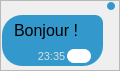
               <widget class="QFrame" name="bubble_container_2">
                <property name="geometry">
                 <rect>
                  <x>120</x>
                  <y>20</y>
                  <width>120</width>
                  <height>71</height>
                 </rect>
                </property>
                <property name="sizePolicy">
                 <sizepolicy hsizetype="Preferred" vsizetype="Preferred">
                  <horstretch>0</horstretch>
                  <verstretch>0</verstretch>
                 </sizepolicy>
                </property>
                <property name="minimumSize">
                 <size>
                  <width>120</width>
                  <height>71</height>
                 </size>
                </property>
                <property name="styleSheet">
                 <string notr="true"/>
                </property>
                <property name="frameShape">
                 <enum>QFrame::StyledPanel</enum>
                </property>
                <property name="frameShadow">
                 <enum>QFrame::Raised</enum>
                </property>
                <widget class="QFrame" name="frame_7">
                 <property name="geometry">
                  <rect>
                   <x>96</x>
                   <y>8</y>
                   <width>14</width>
                   <height>14</height>
                  </rect>
                 </property>
                 <property name="styleSheet">
                  <string notr="true">	background-color: rgba(51, 153, 204, .7);
border-radius:7px;</string>
                 </property>
                 <property name="frameShape">
                  <enum>QFrame::StyledPanel</enum>
                 </property>
                 <property name="frameShadow">
                  <enum>QFrame::Raised</enum>
                 </property>
                </widget>
                <widget class="QFrame" name="frame_8">
                 <property name="geometry">
                  <rect>
                   <x>107</x>
                   <y>2</y>
                   <width>8</width>
                   <height>8</height>
                  </rect>
                 </property>
                 <property name="styleSheet">
                  <string notr="true">background-color: rgb(51, 153, 204);
border-radius:4px;</string>
                 </property>
                 <property name="frameShape">
                  <enum>QFrame::StyledPanel</enum>
                 </property>
                 <property name="frameShadow">
                  <enum>QFrame::Raised</enum>
                 </property>
                </widget>
                <widget class="QFrame" name="frame_9">
                 <property name="geometry">
                  <rect>
                   <x>2</x>
                   <y>15</y>
                   <width>101</width>
                   <height>51</height>
                  </rect>
                 </property>
                 <property name="sizePolicy">
                  <sizepolicy hsizetype="Expanding" vsizetype="Expanding">
                   <horstretch>0</horstretch>
                   <verstretch>0</verstretch>
                  </sizepolicy>
                 </property>
                 <property name="styleSheet">
                  <string notr="true">	border-radius:20px;
	border-top-right-radius:8px;
	background-color: rgb(51, 153, 204);

	
</string>
                 </property>
                 <property name="frameShape">
                  <enum>QFrame::StyledPanel</enum>
                 </property>
                 <property name="frameShadow">
                  <enum>QFrame::Raised</enum>
                 </property>
                 <layout class="QGridLayout" name="gridLayout_6">
                  <property name="leftMargin">
                   <number>12</number>
                  </property>
                  <property name="topMargin">
                   <number>6</number>
                  </property>
                  <property name="rightMargin">
                   <number>12</number>
                  </property>
                  <property name="bottomMargin">
                   <number>0</number>
                  </property>
                  <property name="spacing">
                   <number>0</number>
                  </property>
                  <item row="0" column="0" colspan="2">
                   <widget class="QLabel" name="left_bubble_3">
                    <property name="sizePolicy">
                     <sizepolicy hsizetype="Expanding" vsizetype="MinimumExpanding">
                      <horstretch>0</horstretch>
                      <verstretch>0</verstretch>
                     </sizepolicy>
                    </property>
                    <property name="maximumSize">
                     <size>
                      <width>304</width>
                      <height>16777215</height>
                     </size>
                    </property>
                    <property name="font">
                     <font>
                      <pointsize>12</pointsize>
                     </font>
                    </property>
                    <property name="styleSheet">
                     <string notr="true">QLabel{
	color: #000;
    background-color:transparent;
}</string>
                    </property>
                    <property name="text">
                     <string>Bonjour !</string>
                    </property>
                    <property name="scaledContents">
                     <bool>false</bool>
                    </property>
                    <property name="alignment">
                     <set>Qt::AlignLeading|Qt::AlignLeft|Qt::AlignTop</set>
                    </property>
                    <property name="wordWrap">
                     <bool>true</bool>
                    </property>
                    <property name="textInteractionFlags">
                     <set>Qt::LinksAccessibleByKeyboard|Qt::LinksAccessibleByMouse|Qt::TextBrowserInteraction|Qt::TextSelectableByKeyboard|Qt::TextSelectableByMouse</set>
                    </property>
                   </widget>
                  </item>
                  <item row="1" column="0">
                   <spacer name="horizontalSpacer_11">
                    <property name="orientation">
                     <enum>Qt::Horizontal</enum>
                    </property>
                    <property name="sizeHint" stdset="0">
                     <size>
                      <width>17</width>
                      <height>20</height>
                     </size>
                    </property>
                   </spacer>
                  </item>
                  <item row="1" column="1">
                   <layout class="QHBoxLayout" name="horizontalLayout_18">
                    <property name="spacing">
                     <number>0</number>
                    </property>
                    <item>
                     <widget class="QLabel" name="time_3">
                      <property name="minimumSize">
                       <size>
                        <width>31</width>
                        <height>14</height>
                       </size>
                      </property>
                      <property name="maximumSize">
                       <size>
                        <width>31</width>
                        <height>14</height>
                       </size>
                      </property>
                      <property name="font">
                       <font>
                        <pointsize>8</pointsize>
                       </font>
                      </property>
                      <property name="styleSheet">
                       <string notr="true">
color:#ddd;
border-radius:7px;
background-color:transparent;
</string>
                      </property>
                      <property name="text">
                       <string>23:35</string>
                      </property>
                      <property name="alignment">
                       <set>Qt::AlignCenter</set>
                      </property>
                     </widget>
                    </item>
                    <item>
                     <widget class="QLabel" name="ticks_3">
                      <property name="minimumSize">
                       <size>
                        <width>24</width>
                        <height>14</height>
                       </size>
                      </property>
                      <property name="maximumSize">
                       <size>
                        <width>24</width>
                        <height>14</height>
                       </size>
                      </property>
                      <property name="font">
                       <font>
                        <pointsize>7</pointsize>
                       </font>
                      </property>
                      <property name="styleSheet">
                       <string notr="true">
image: url(:/cils/cils/cil-check-circle-green.png);
background-color:rgb(255, 255, 255);
border-radius:7px;
padding:1px;</string>
                      </property>
                      <property name="text">
                       <string/>
                      </property>
                      <property name="alignment">
                       <set>Qt::AlignCenter</set>
                      </property>
                     </widget>
                    </item>
                   </layout>
                  </item>
                 </layout>
                </widget>
               </widget>
